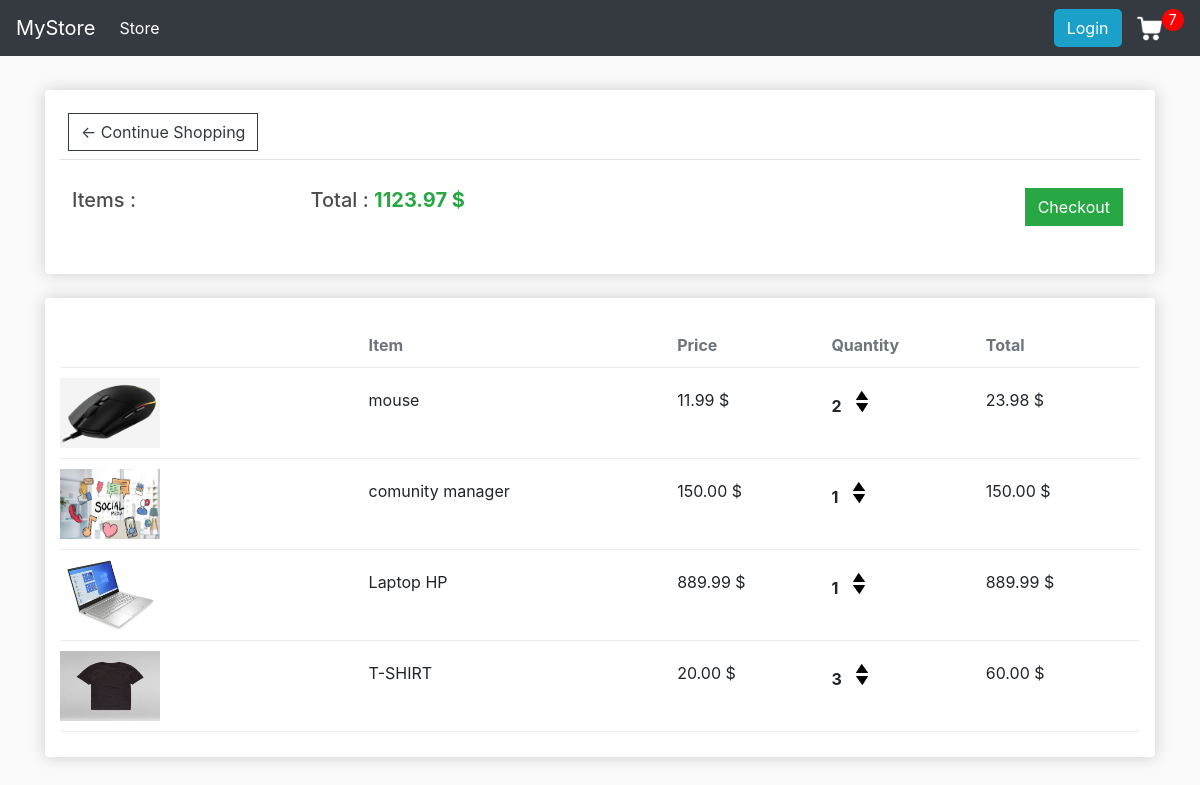
The page /cart/ (signed in) on the database as committed earlier.
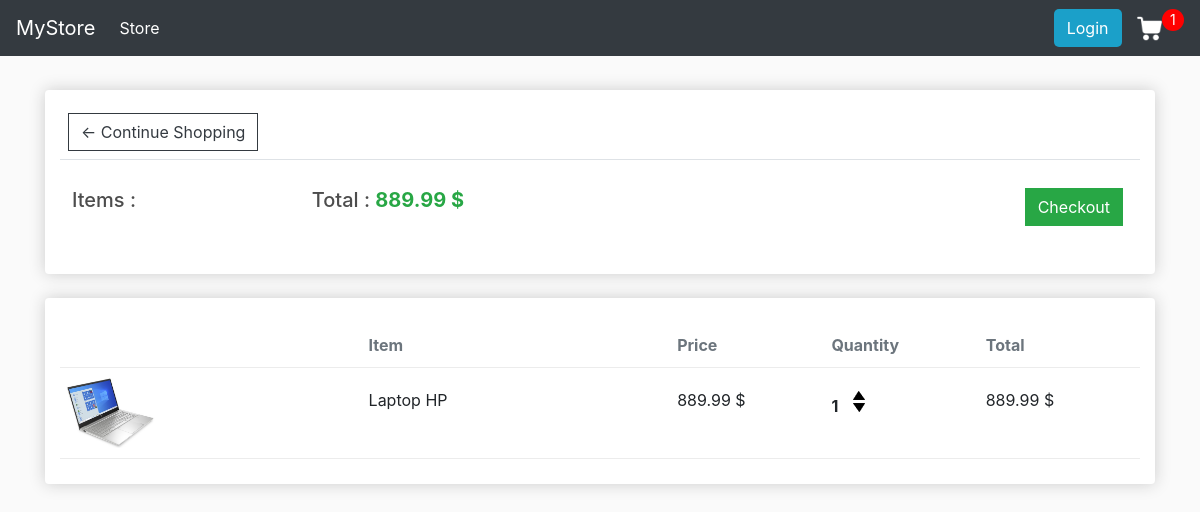
The same page on the database as committed later.
### store/models.py (models this page shows, shortened)
class Order(models.Model):
    customer = models.ForeignKey(Customer, on_delete=models.SET_NULL, null=True, blank=True)
    date_ordered = models.DateField(auto_now_add=True)
    complete = models.BooleanField(default=False)
    transaction_id = models.CharField(max_length=100)
    @property
    def get_cart_total(self):
        orderitems = self.orderitem_set.all()
        total = sum([item.get_total for item in orderitems])
        return total
    @property
    def get_cart_items(self):
        orderitems = self.orderitem_set.all()
        total = sum([item.quantity for item in orderitems])
        return total

class OrderItem(models.Model):
    product = models.ForeignKey(Product, on_delete=models.SET_NULL, null=True)
    order = models.ForeignKey(Order, on_delete=models.SET_NULL, null=True)
    quantity = models.IntegerField(default=0, null=True, blank=True)
    date_added = models.DateField(auto_now_add=True)
    @property
    def get_total(self):
        return self.product.price * self.quantity

class Product(models.Model):
    name = models.CharField(max_length=50)
    price = models.FloatField()
    digital = models.BooleanField(default=False, null=True, blank=False)
    image = models.ImageField(null=False, blank=True)
    @property
    def imageURL(self):
        try:
            url = self.image.url
        except:
            url = ''
        return url

### store/views.py (the view)
# urls.py: path("cart/", views.cart, name="cart"),
def cart(request):
	if request.user.is_authenticated:
		customer = request.user.customer
		order, created = Order.objects.get_or_create(customer=customer, complete=False)
		items = order.orderitem_set.all()
		cartItems = order.get_cart_items
	else:
		items = []
		order = {'get_cart_total':0, 'get_cart_items':0, 'shipping':False}
		cartItems = order['get_cart_items']
	context = {
        'items':items,
        'order':order,
        'cartItems':cartItems
    }
	return render(request, 'store/cart.html', context)

### store/templates/store/cart.html
{% extends 'store/main.html' %}
{% load static %}
{% block content %}
<div class="row">
    <div class="col-lg-12">
        <div class="box-element">
            <a href="{% url 'store' %}" class="btn btn-outline-dark m-2">&#x2190; Continue Shopping</a>
            <br>
            <table class="table">
                <tr>
                    <th>
                        <h5 class="mt-3">Items : <strong> {{order.get_cart_item}} </strong></h5>
                    </th>
                    <th>
                        <h5 class="mt-3">Total : <strong class="text-success"> {{order.get_cart_total|floatformat:2}} $ </strong></h5>
                    </th>
                    <th>
                        <a href="{% url 'checkout' %}" class="btn btn-success checkout-btn mt-3">Checkout</a>
                    </th>
                </tr>
            </table>
        </div>
        <br>
        <div class="box-element">
            <div class="cart-row text-secondary">
                <div style="flex:2"></div>
                <div style="flex:2"><strong>Item</strong></div>
                <div style="flex:1"><strong>Price</strong></div>
                <div style="flex:1"><strong>Quantity</strong></div>
                <div style="flex:1"><strong>Total</strong></div>
            </div>
            {% for item in items %}
            <div class="cart-row">
                <div style="flex:2">
                    <img class="row-image" src="{{item.product.imageURL}}">
                </div>
                <div style="flex:2"><p> {{item.product.name}} </p></div>
                <div style="flex:1"><p> {{item.product.price|floatformat:2}} $</p></div>
                <div style="flex:1">
                    <p class="quantity"> {{item.quantity}} </p>
                    <div class="quantity">
                        <img class="chg-quantity update-cart" data-product={{item.product.id}} data-action="add"  src="{% static 'images/arrow-up.png' %}" alt="arrow-up">
                        <img class="chg-quantity update-cart" data-product={{item.product.id}} data-action="remove" src="{% static 'images/arrow-down.png' %}" alt="arrow-down">
                    </div>
                </div>
                <div style="flex:1"><p> {{item.get_total|floatformat:2}} $</p></div>
            </div>
            {% endfor %}
        </div>
    </div>
</div>
<link rel="stylesheet" type="text/css" href="{% static 'css/cart.css' %}">
{% endblock content %}

Rows that differ between the two databases and show on the page:
removed Order: get_cart_total "1123.97"
removed OrderItem: product.imageURL (picture), product.name "mouse", product.price "11.99", quantity "2", get_total "23.98"
removed OrderItem: product.imageURL (picture), product.name "comunity manager", product.price "150.00", quantity "1", get_total "150.00"
removed OrderItem: product.imageURL (picture), product.name "T-SHIRT", product.price "20.00", quantity "3", get_total "60.00"
added Order: get_cart_total "889.99"
Other text that changed with them:
{{ cartItems }}: "7" → "1"
